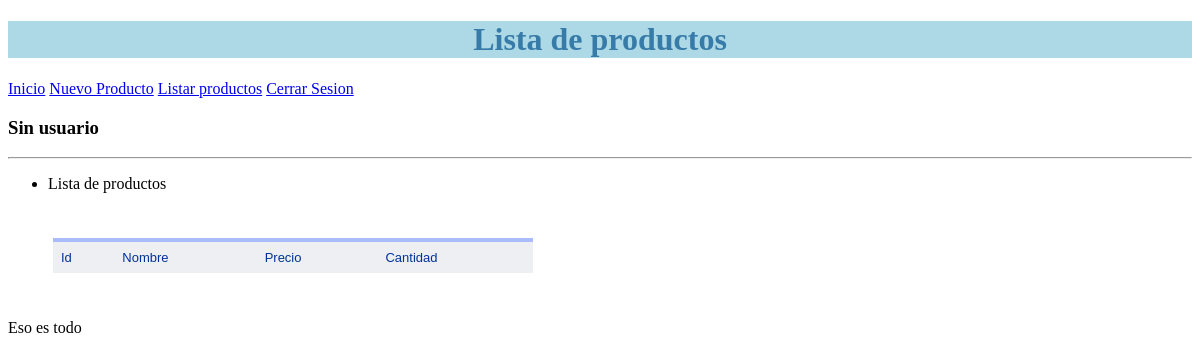
Before: /productos with the older database file.
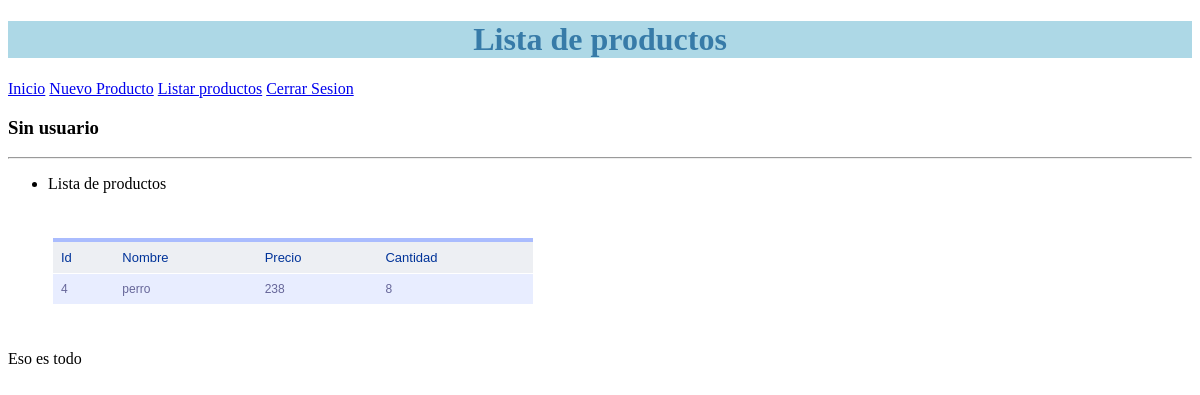
After: the same page with the newer database file.
### tables this page shows
CREATE TABLE Producto (Id integer primary key, Nombre text,Precio integer, Existencia integer);

### app.py (the view)
@app.route('/productos')
def getProductos():
    lista_productos = bd.sql_select_productos()
    flash("Lista de productos")
    return render_template('productos.html',l_productos=lista_productos,titulo="Lista de productos")

### app.py (called while the page is built)
@app.before_request
def before_request():
    if 'usuario' in session:
        g.user="bdriveros"
    else:
        g.user=None

### database.py (called while the page is built)
def sql_connection():
    try:
        con=sqlite3.connect('baseDatos.db')
        return con
    except Error:
        print(Error)

def sql_select_productos():
    strsql="SELECT * FROM Producto;"
    print(strsql)
    con = sql_connection()
    cursor_Obj = con.cursor()
    cursor_Obj.execute(strsql)
    productos = cursor_Obj.fetchall()
    con.close()
    return productos

### templates/productos.html
{% extends 'base.html' %}
{% block contenido %}
<table id="tabla">
    <tbody>
        <tr>
            <th>Id</th>
            <th>Nombre</th>
            <th>Precio</th>
            <th>Cantidad</th>
        </tr>
        {% for prod in l_productos %}
            <tr>
                <td>{{ prod[0] }}</td>
                <td>{{ prod[1] }}</td>
                <td>{{ prod[2] }}</td>
                <td>{{ prod[3] }}</td>
            </tr>
        {% endfor %}
    </tbody>
</table>
{% endblock %}

### templates/base.html (shortened to what this page needs)
<!DOCTYPE html>
<html lang="es">
<html>
<head>
    <link rel="stylesheet" type="text/css" href="{{ url_for('static', filename='css/miEstilo.css')}}" />
</head>
<body>
    <h1>{{ titulo }}</h1>
    <a href="/">Inicio</a>
    <a href="/nuevo">Nuevo Producto</a>
    <a href="/productos">Listar productos</a>
    <a href="/cerrar">Cerrar Sesion</a>
    {% if 'usuario' in session: %}
    <h3>usuario:{{session['usuario']}}</h3>
    {% else %}
    <h3>Sin usuario</h3>
    {% endif %}
    <hr />
    {% with mensajes = get_flashed_messages() %} {% if mensajes %}
    <ul>
        {% for mensaje in mensajes %}
        <li>{{ mensaje }}</li>
        {% endfor %}
    </ul>
    {% endif %} {% endwith %}
    {% block contenido %}
    {% endblock %}
    <p>Eso es todo</p>
</body>
</html>
</html>

### static/css/miEstilo.css (style rules this page uses)
h1 { color: #377ba8; text-align: center; background-color: lightblue; }
table { font-family: "Lucida Sans Unicode", "Lucida Grande", Sans-Serif; font-size: 12px; margin: 45px; width: 480px; text-align: left; border-collapse: collapse; }
th { font-size: 13px; font-weight: normal; padding: 8px; background: #edeff3; border-top: 4px solid #aabcfe; border-bottom: 1px solid #fff; color: #039; }
td { padding: 8px; background: #e8edff; border-bottom: 1px solid #fff; color: #669; border-top: 1px solid transparent; }

Changed rows visible on the page:
added Producto: Id "4", Nombre "perro", Precio "238", Existencia "8"
